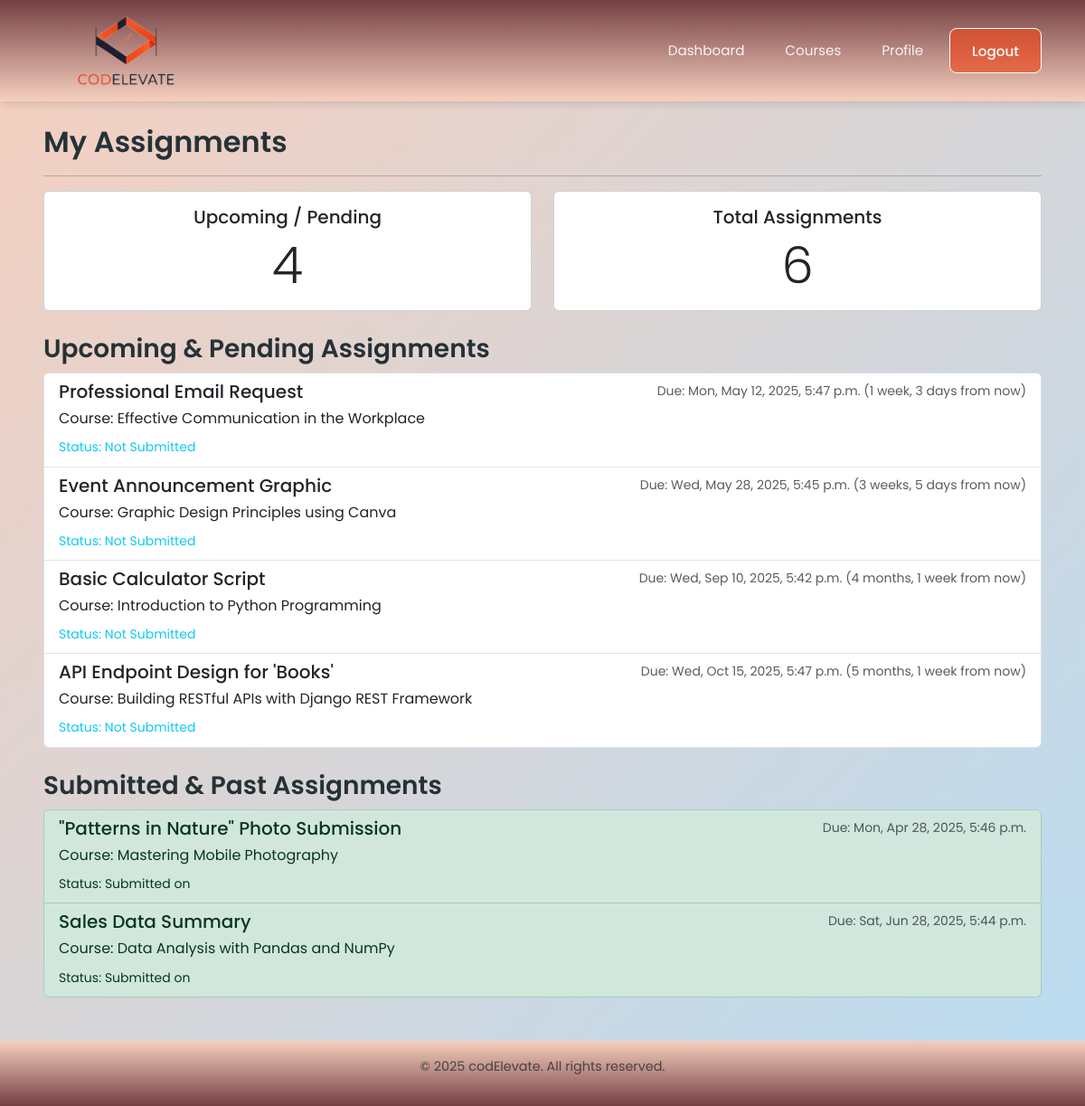
Page /assignments/ (signed in) on the committed database.
### assignments/models.py (models this page shows, shortened)
class Assignment(models.Model):
    course = models.ForeignKey(Course, on_delete=models.CASCADE, related_name='assignments')
    title = models.CharField(max_length=255)
    description = models.TextField(blank=True)
    due_date = models.DateTimeField()
    created_at = models.DateTimeField(auto_now_add=True)
    updated_at = models.DateTimeField(auto_now=True)
    @property
    def is_past_due(self):
        return timezone.now() > self.due_date
    class Meta:
        ordering = ['due_date']

### courses/models.py (models this page shows, shortened)
class Course(models.Model):
    LEVEL_CHOICES = [
        ('beginner', 'Beginner'),
        ('intermediate', 'Intermediate'),
        ('advanced', 'Advanced'),
    ]
    title = models.CharField(max_length=200)
    description = models.TextField()
    category = models.ForeignKey(Category, on_delete=models.SET_NULL, null=True, blank=True, related_name='courses')
    instructor = models.ForeignKey(User, on_delete=models.SET_NULL, null=True, blank=True, related_name='courses')
    created_at = models.DateTimeField(auto_now_add=True)
    updated_at = models.DateTimeField(auto_now=True)
    thumbnail = models.ImageField(upload_to='course_thumbnails/', blank=True, null=True)
    level = models.CharField(max_length=12, choices=LEVEL_CHOICES, default='beginner')
    duration = models.PositiveIntegerField(help_text='Duration in hours', default=0)
    class Meta:
        ordering = ['-created_at']

### assignments/views.py (the view)
# urls.py: path('', views.assignment_list, name='assignment_list'),
@login_required
def assignment_list(request):
    student = request.user
    enrolled_course_ids = CourseEnrollment.objects.filter(
        student=student
    ).values_list('course_id', flat=True)
    if not enrolled_course_ids:
        assignments = Assignment.objects.none()
    else:
        assignments = Assignment.objects.filter(
            course_id__in=enrolled_course_ids
        ).select_related('course').order_by('due_date')
    submissions_dict = {}
    for assignment in assignments:
        submission, created = Submission.objects.get_or_create(
            assignment=assignment,
            student=student,
        )
        submissions_dict[assignment.id] = submission
    now = timezone.now()
    upcoming_pending = []
    submitted_or_past = []
    total_assignments = assignments.count()
    for assignment in assignments:
        submission = submissions_dict[assignment.id]
        if submission.is_submitted or assignment.due_date < now:
            submitted_or_past.append({'assignment': assignment, 'submission': submission})
        else:
            upcoming_pending.append({'assignment': assignment, 'submission': submission})
    context = {
        'upcoming_pending': upcoming_pending,
        'submitted_or_past': submitted_or_past,
        'total_assignments': total_assignments,
        'upcoming_count': len(upcoming_pending),
    }
    return render(request, 'assignments/assignment_list.html', context)

### assignments/templates/assignments/assignment_list.html (shortened to what this page needs)
{% extends 'base.html' %}
{% load humanize %}
{% load tz %}
{% block content %}
<div class="container mt-4">
    <h2>My Assignments</h2>
    <hr>
    <div class="row mb-4">
        <div class="col-md-6">
            <div class="card text-center">
                <div class="card-body">
                    <h5 class="card-title">Upcoming / Pending</h5>
                    <p class="card-text display-4">{{ upcoming_count }}</p>
                </div>
            </div>
        </div>
        <div class="col-md-6">
            <div class="card text-center">
                <div class="card-body">
                    <h5 class="card-title">Total Assignments</h5>
                    <p class="card-text display-4">{{ total_assignments }}</p>
                </div>
            </div>
        </div>
    </div>
    {% if upcoming_pending %}
    <h3>Upcoming & Pending Assignments</h3>
    <div class="list-group mb-4">
        {% for item in upcoming_pending %}
            <a href="{% url 'assignments:assignment_detail' item.assignment.id %}" class="list-group-item list-group-item-action flex-column align-items-start">
                <div class="d-flex w-100 justify-content-between">
                    <h5 class="mb-1">{{ item.assignment.title }}</h5>
                    <small class="text-muted">
                        Due: {{ item.assignment.due_date|localtime|date:"D, M j, Y, P" }}
                        ({{ item.assignment.due_date|naturaltime }})
                    </small>
                </div>
                <p class="mb-1">Course: {{ item.assignment.course.title }}</p>
                <small class="text-{% if item.assignment.is_past_due %}danger{% else %}info{% endif %}">Status: Not Submitted {% if item.assignment.is_past_due %}(Past Due){% endif %}</small>
            </a>
        {% endfor %}
    </div>
    {% else %}
        <p>No upcoming or pending assignments.</p>
    {% endif %}
    {% if submitted_or_past %}
    <h3>Submitted & Past Assignments</h3>
     <div class="list-group">
        {% for item in submitted_or_past %}
            <a href="{% url 'assignments:assignment_detail' item.assignment.id %}" class="list-group-item list-group-item-action flex-column align-items-start {% if item.submission.is_submitted %}list-group-item-success{% else %}list-group-item-secondary{% endif %}">
                <div class="d-flex w-100 justify-content-between">
                    <h5 class="mb-1">{{ item.assignment.title }}</h5>
                     <small class="text-muted">
                        Due: {{ item.assignment.due_date|localtime|date:"D, M j, Y, P" }}
                    </small>
                </div>
                 <p class="mb-1">Course: {{ item.assignment.course.title }}</p>
                <small>
                    Status:
                    {% if item.submission.is_submitted %}
                        Submitted on {{ item.submission.submitted_at|localtime|date:"M j, Y, P" }}
                    {% else %}
                        <span class="text-danger">Not Submitted (Past Due)</span>
                    {% endif %}
                </small>
            </a>
        {% endfor %}
    </div>
    {% endif %}
</div>
{% endblock %}

### templates/base.html (shortened to what this page needs)
{% load static %}
<!DOCTYPE html>
<html lang="en">
<head>
    <link href="https://cdn.jsdelivr.net/npm/bootstrap@5.3.2/dist/css/bootstrap.min.css" rel="stylesheet">
    <link rel="stylesheet" href="{% static 'website/homepage.css' %}">
    <link rel="stylesheet" href="https://cdnjs.cloudflare.com/ajax/libs/font-awesome/6.1.1/css/all.min.css">
</head>
<body>
    <header>
        <nav class="navbar" id="main-nav">
            <div class="container navbar-container">
                <a href="/" class="navbar-brand">
                    <img src="{% static 'website/codelevate_logo.png' %}" alt="codElevate Homepage Logo" class="navbar-logo-img">
                </a>
                <div class="nav-links">
                    {% if user.is_authenticated %}
                        <a href="{% url 'dashboard:index' %}" class="nav-link-item {% if request.resolver_match.view_name == 'dashboard:index' %}active{% endif %}">Dashboard</a>
                        <a href="{% url 'courses:index' %}" class="nav-link-item {% if request.resolver_match.app_name == 'courses' %}active{% endif %}">Courses</a>
                        <a href="{% url 'myprofile:profile' %}" class="nav-link-item {% if request.resolver_match.app_name == 'myprofile' %}active{% endif %}">Profile</a>
                        <form method="post" action="{% url 'login:logout' %}" style="margin:0; display: inline;">
                            <button type="submit" class="nav-btn logout-btn">Logout</button>
                        </form>
                    {% else %}
                        <a href="{% url 'login:index' %}" class="nav-btn login-btn">Login</a>
                        <a href="{% url 'login:signup' %}" class="nav-btn signup-btn">Sign Up</a>
                    {% endif %}
                </div>
            </div>
        </nav>
    </header>
    <main class="container mt-4">
        {% block content %}
        {% endblock %}
    </main>
    <footer class="mt-5 p-3 text-center">
        <p>© {% now "Y" %} codElevate. All rights reserved.</p>
    </footer>
</body>
</html>

### static/website/homepage.css (style rules this page uses)
:root { --color-bg-light: #f8f9fa; --color-light-peach: #F6CFBE; --color-light-blue: #B9DCF2; --color-muted-blue: #5C6B73; --color-dark-blue: #253237; --color-accent-orange: #F34213; --font-primary: 'Poppins', sans-serif; --border-radius: 8px; --shadow-light: 0 4px 15px rgba(0, 0, 0, 0.06); --shadow-medium: 0 6px 20px rgba(37, 50, 55, 0.1); }
* { box-sizing: border-box; margin: 0; padding: 0; }
html { scroll-behavior: smooth; }
body { font-family: var(--font-primary); background: linear-gradient(135deg, var(--color-light-peach), var(--color-light-blue)); color: var(--color-dark-blue); line-height: 1.7; overflow-x: hidden; }
h1, h2, h3 { font-weight: 600; line-height: 1.3; }
a { text-decoration: none; color: inherit; }
img { max-width: 100%; height: auto; display: block; }
.container { max-width: 1200px; margin: 0 auto; padding: 0 1.5rem; }
.navbar { background: linear-gradient(180deg, #754043, #F6CFBE); color: var(--color-light-peach); padding: 1rem 0; position: sticky; top: 0; left: 0; width: 100%; z-index: 1000; box-shadow: 0 2px 10px rgba(0, 0, 0, 0.15); transition: background-color 0.3s ease; }
.navbar-container { display: flex; justify-content: space-between; align-items: center; max-width: 100%; margin: 0 auto; padding-right: 3rem; }
.navbar-brand { display: inline-block; line-height: 1; padding: 0; }
.navbar-logo-img { height: 80px; width: auto; display: block; }
.nav-links { display: flex; align-items: center; gap: 0.8rem; }
.nav-btn { padding: 0.8rem 1.5rem; border-radius: var(--border-radius); font-weight: 500; transition: all 0.3s ease; border: 1px solid transparent; cursor: pointer; font-size: 0.95rem; }
.nav-link-item { color: rgba(255, 255, 255, 0.9); background-color: rgba(255, 255, 255, 0.15); text-decoration: none; padding: 0.6rem 1.0rem; border-radius: var(--border-radius); font-weight: 400; font-size: 0.95rem; transition: all 0.3s ease; position: relative; background: none; border: none; transition: transform 0.3s ease; }
.logout-btn { background-color: #f3441399; color: white; border-color: var(--color-light-peach); border: 1px solid; font-weight: 500; transition: all 0.3s ease; cursor: pointer; font-family: inherit; line-height: normal; vertical-align: middle; }
footer { background: linear-gradient(0deg, #754043, #F6CFBE); text-align: center; padding: 2rem 1rem; margin-top: 4rem; color: rgba(19, 31, 39, 0.7); font-size: 0.9rem; }
body { animation: fadeIn 1s ease-out forwards; }

### rows in the picture
Assignment: assignment "Professional Email Request", assignment.due_date "Mon, May 12, 2025, 5:47 p.m.", assignment.due_date "1 week, 3 days from now", assignment.course "Effective Communication in the Workplace"
Assignment: assignment "Event Announcement Graphic", assignment.due_date "Wed, May 28, 2025, 5:45 p.m.", assignment.due_date "3 weeks, 5 days from now", assignment.course "Graphic Design Principles using Canva"
Assignment: assignment "Basic Calculator Script", assignment.due_date "Wed, Sep 10, 2025, 5:42 p.m.", assignment.due_date "4 months, 1 week from now", assignment.course "Introduction to Python Programming"
Assignment: assignment "API Endpoint Design for 'Books'", assignment.due_date "Wed, Oct 15, 2025, 5:47 p.m.", assignment.due_date "5 months, 1 week from now", assignment.course "Building RESTful APIs with Django REST Framework"
Assignment: assignment "\"Patterns in Nature\" Photo Submission", assignment.due_date "Mon, Apr 28, 2025, 5:46 p.m.", assignment.course "Mastering Mobile Photography"
Assignment: assignment "Sales Data Summary", assignment.due_date "Sat, Jun 28, 2025, 5:44 p.m.", assignment.course "Data Analysis with Pandas and NumPy"

### other values in the picture
{{ upcoming_count }} "4"
{{ total_assignments }} "6"
